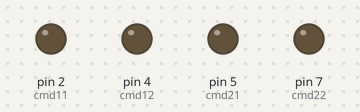
Bench run of a sketch on a simulated Arduino Uno, built with avr-gcc and run on an emulated ATmega328P. On the bench: output pins drawn as LEDs (lit = HIGH).

Above: at 3.0 s.
At 7.5 s:
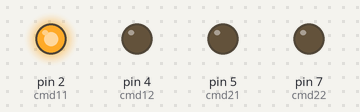
At 10.5 s:
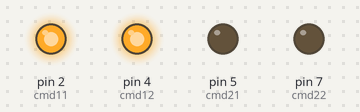
At 13.5 s:
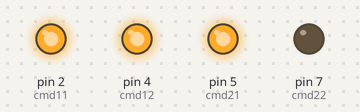
At 16.5 s:
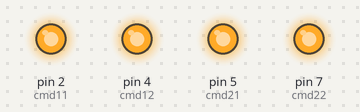
Timing chart, 0 to 19.5 s (numbered marks = the images above):
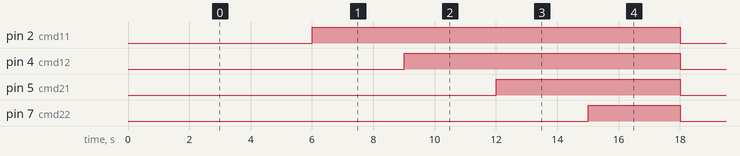

The sketch:

Motor_Test.ino
```cpp
int cmd11 = 2;
int cmd12 = 4;

int cmd21 = 5;
int cmd22 = 7;

void setup() {
  pinMode(cmd11, OUTPUT);
  pinMode(cmd12, OUTPUT);
  pinMode(cmd21, OUTPUT);
  pinMode(cmd22, OUTPUT);
}

void setLow() {
  delay(3000);
  digitalWrite(cmd11, LOW);
  digitalWrite(cmd12, LOW);
  digitalWrite(cmd21, LOW);
  digitalWrite(cmd22, LOW);
}

void loop() {
  setLow();

  delay(3000);
  digitalWrite(cmd11, HIGH);

  delay(3000);
  digitalWrite(cmd12, HIGH);

  delay(3000);
  digitalWrite(cmd21, HIGH);

  delay(3000);
  digitalWrite(cmd22, HIGH);
}
```

Measured:
- by itself, pin 2 (cmd11): alternates HIGH for 12.0 s and LOW for 3.0 s
- by itself, pin 4 (cmd12): alternates HIGH for 9.0 s and LOW for 6.0 s
- by itself, pin 5 (cmd21): alternates HIGH for 6.0 s and LOW for 9.0 s
- by itself, pin 7 (cmd22): alternates HIGH for 3.0 s and LOW for 12.0 s
